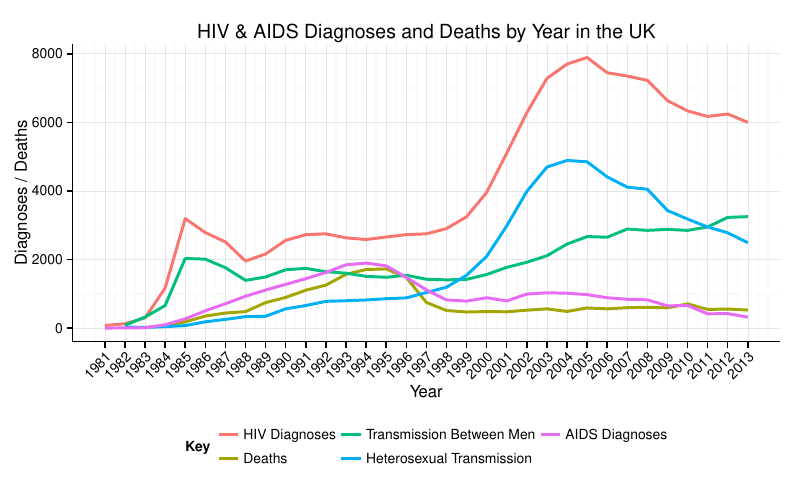

Write R code to recreate this figure.
library(ggplot2)

HIV <- read.csv("HIV-data.csv", na.strings="")

#ggplot(HIV, aes(x = Year, )) + geom_line()

#ggplot(HIV, aes(Year)) +   geom_line(aes(y = Diagnoses)) +   geom_line(aes(y = Deaths)) +   geom_line(aes(y = MSM)) +   geom_line(aes(y = Hetro))

library("reshape2")

HIV_long <- melt(HIV, id="Year")

ggplot(data=HIV_long,aes(x=Year, y=value, colour=variable)) +
	geom_line(size=1) +
	labs(x="Year", y="Diagnoses / Deaths", title="HIV & AIDS Diagnoses and Deaths by Year in the UK", color="Color") +
	scale_x_continuous(breaks=1981:2013) +
	scale_color_discrete(name="Key",breaks=c("Diagnoses","Deaths", "MSM", "Hetro","AIDS"),labels=c("HIV Diagnoses","Deaths","Transmission Between Men","Heterosexual Transmission","AIDS Diagnoses")) +
	theme_minimal() +
	theme(legend.position="bottom",axis.text.x = element_text(angle=45,hjust=1),axis.line = element_line(size = 0.5, linetype = "solid",colour = "black")) +
	guides(col = guide_legend(nrow = 2))

ggsave(file="HIV.pdf", width=8, height=5)